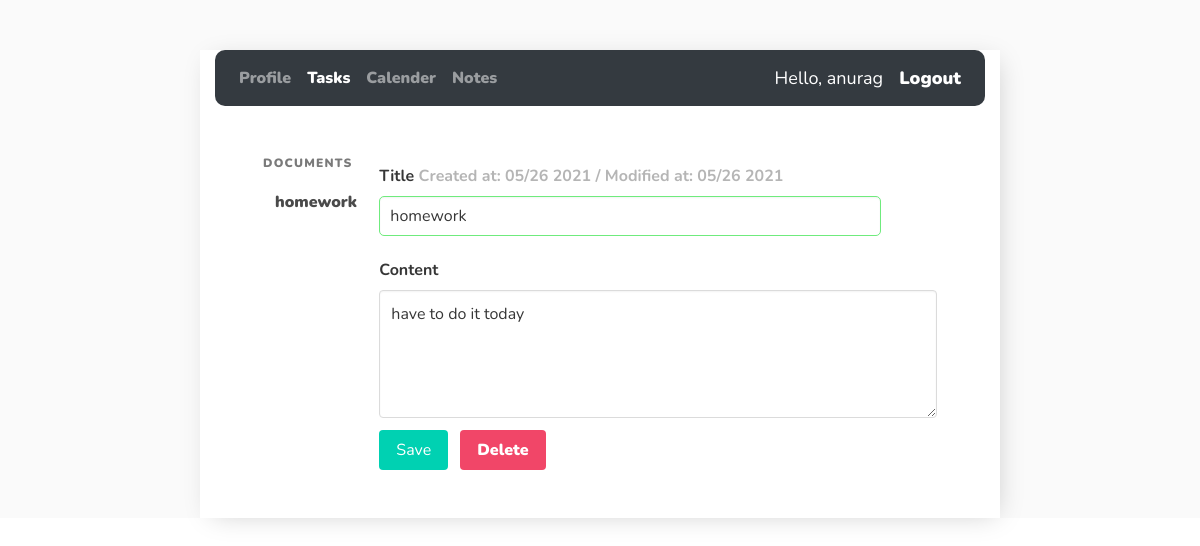
Page /notes/?docid=1 (signed in) on the committed database.
### notes/models.py (models this page shows)
class Document(models.Model):
    title = models.CharField(max_length=255)
    content = models.TextField(blank=True, null=True)
    created_at = models.DateTimeField(auto_now_add=True)
    modified_at = models.DateTimeField(auto_now=True)
    class Meta:
        ordering = ('title',)

### notes/views.py (the view, shortened to what this page needs)
# urls.py: path('', views.Notes, name='notes'),
def Notes(request):
    docid = int(request.GET.get('docid', 0))
    documents = Document.objects.all()
    if docid > 0:
        document = Document.objects.get(pk=docid)
    else:
        document = ''
    context = {
        'docid': docid,
        'documents': documents,
        'document': document
    }
    return render(request, 'notes/notes.html', context)

### notes/templates/notes/notes.html (shortened to what this page needs)
{% load static %}
<!DOCTYPE html>
<html>
<head>
    <link rel="stylesheet" href="https://cdn.jsdelivr.net/npm/bulma@0.9.0/css/bulma.min.css">
    <link rel="stylesheet" href="https://stackpath.bootstrapcdn.com/bootstrap/4.3.1/css/bootstrap.min.css">
</head>
<body>
    <div class="container">
        {% include 'base/navbar.html' %}
        <section class="section">
            <div class="columns">
                <div class="column is-2">
                    <aside class="menu">
                        <p class="menu-label">Documents</p>
                        <ul class="menu-list">
                            {% for doc in documents %}
                            <li>
                                <a href="{% url 'notes' %}?docid={{ doc.id }}">{{ doc.title }}</a>
                            </li>
                            {% endfor %}
                        </ul>
                    </aside>
                </div>
                <div class="column is-10">
                    <form method="post" action="{% url 'notes' %}">
                        <div class="field">
                            <label class="label">
                                Title
                                {% if document %}
                                <span class="has-text-grey-light">
                                    Created at: {{ document.created_at|date:"m/d Y" }} /
                                    Modified at: {{ document.modified_at|date:"m/d Y" }}
                                </span>
                                {% endif %}
                            </label>
                            <div class="control">
                                <input type="text" class="input" name="title" placeholder="Title" {% if document %}
                                    value="{{ document.title }}" {% endif %}>
                            </div>
                        </div>
                        <div class="field">
                            <label class="label">Content</label>
                            <div class="control">
                                <textarea class="textarea" name="content"
                                    placeholder="Content">{% if document %}{{ document.content }}{% endif %}</textarea>
                            </div>
                        </div>
                        <div class="field is-grouped">
                            <div class="control">
                                <button class="button is-primary">Save</button>
                            </div>
                            {% if document %}
                            <div class="control">
                                <a href="{% url 'delete_document' document.id %}" class="button is-danger">Delete</a>
                            </div>
                            {% endif %}
                        </div>
                    </form>
                </div>
            </div>
        </section>
    </div>
</body>
</html>

### base/templates/base/navbar.html (shortened to what this page needs)
{% load static %}
<nav class="navbar navbar-expand-lg navbar-dark bg-dark" style="border-radius: 10px;">
    <div class="collapse navbar-collapse" id="navbarNav">
      <ul class="navbar-nav">
        <li class="nav-item">
          <a class="nav-link" href="{% url 'account' %}">Profile</a>
        </li>
        <li class="nav-item active">
          <a class="nav-link" href="{% url 'tasks' %}">Tasks</a>
        </li>
        <li class="nav-item">
          <a class="nav-link" href="{% url 'calendar' %}">Calender</a>
        </li>
        <li class="nav-item">
            <a class="nav-link" href="{% url 'notes' %}">Notes</a>
          </li>
      </ul>
    </div>
    <span class="mx-2" style="color: white; font-size: 18px;" >Hello, {{request.user}}</span>
    <span><a class="mx-2" style="color: white; font-size: 18px;" href="{% url 'logout' %}">Logout</a></span>
  </nav>

### notes/templates/notes/notes.html (style rules this page uses)
body { background-color: #FAFAFA; font-family: 'Nunito', sans-serif; padding-top: 50px; }
a, p { color: #4b5156; font-weight: 900; }
.container { max-width: 800px; margin: auto; background-color: #fff; -webkit-box-shadow: 4px 4px 26px -8px rgba(0, 0, 0, 0.21); box-shadow: 4px 4px 26px -8px rgba(0, 0, 0, 0.21); }
input[type=text], input[type=password] { border: 1px solid #6feb7d; border-radius: 5px; padding: 10px; width: 90%; }
textarea { border: 1px solid #6feb7d; border-radius: 5px; padding: 10px; width: 90%; }
label { padding-top: 10px !important; display: block; }

### rows in the picture
Document: title "homework", created_at "05/26 2021", modified_at "05/26 2021", content "have to do it today"

### other values in the picture
{{ request.user }} "anurag"
